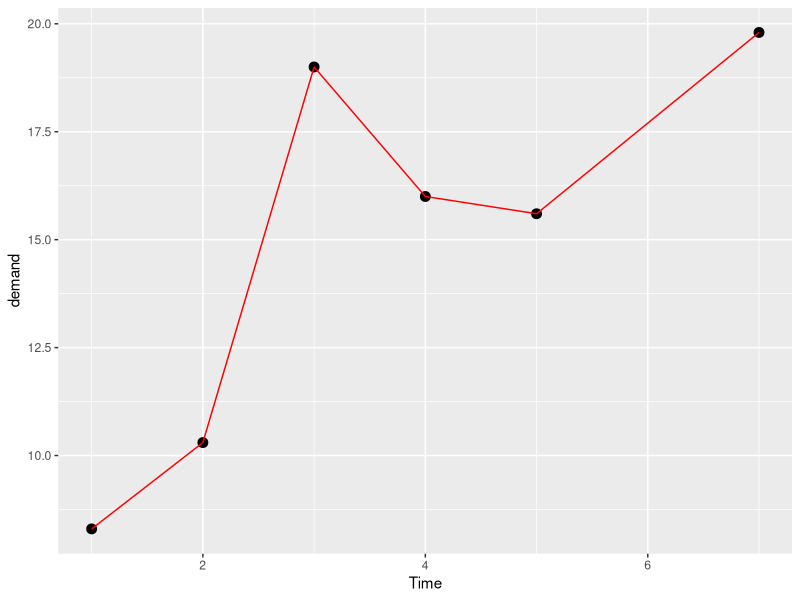
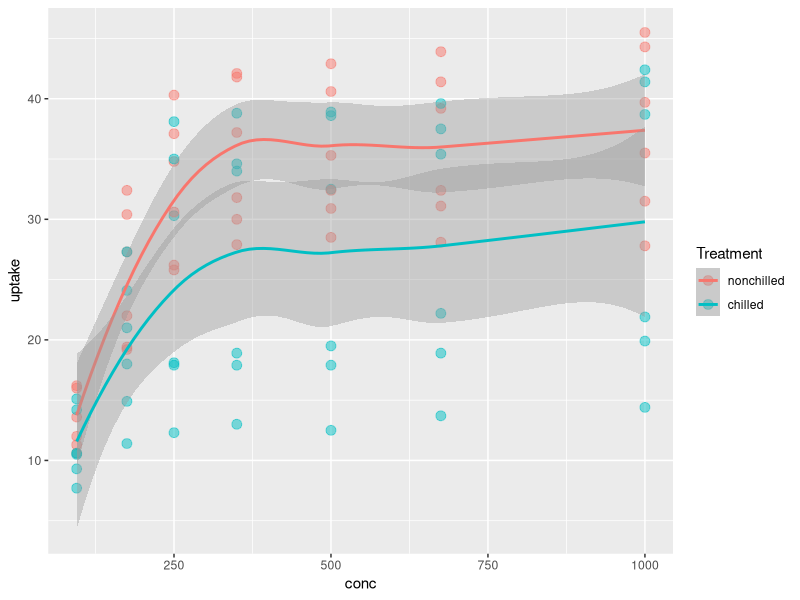

These figures' R source, in order:
library(ggplot2)
library(tidyverse)


#  Tests
print("hello world")
y <- c(1, 2, 3)


# Check the data available in R
data()
# ?BOD <-- Run this command in R terminal


# # --- ggplot example 1 (from example datasets) ---
# ggplot(data = BOD, # Dataset.
#         mapping = aes(x = Time, # Mapping the x and y axis. 
#                       y = demand))+
#                       geom_point(size = 5)+ # Displaying geometric points and specifying the size.
#                       geom_line(colour = "red") # Displaying a line and specifying the colour.

# --- ggplot example 2 (from example datasets) ---
ggplot(BOD, aes(Time, demand))+ # ggplot assumes the BOD ref is for the dataframe. It will also assume
# the first aes parameter is x and the second is y.
    geom_point(size = 3)+
    geom_line(color = "red")


View(CO2)


# --- ggplot example 3 -> using tidyverse ---

CO2 %>%
    ggplot(aes(conc, uptake,
                color = Treatment))+
                geom_point(size = 3, alpha = 0.5)+
                geom_smooth()
